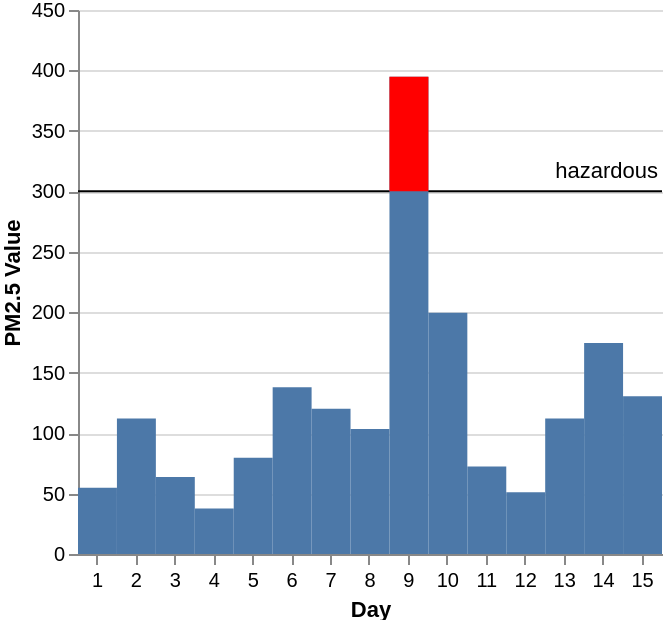

Write the Vega-Lite specification saved for this chart.
### Vega-Lite specification from a JSON file in a GitHub repository (floating-point values rounded to 4 significant figures)
{"$schema": "https://vega.github.io/schema/vega-lite/v4.json", "description": "The PM2.5 value of Beijing observed 15 days, highlighting the days when PM2.5 level is hazardous to human health. Data source https://chartaccent.github.io/chartaccent.html", "width": 332, "height": 310, "padding": 0, "autosize": "fit", "view": {"stroke": null}, "datasets": {"values": [{"Day": 1, "Value": 54.8, "_index_": 0}, {"Day": 2, "Value": 112.1, "_index_": 1}, {"Day": 3, "Value": 63.6, "_index_": 2}, {"Day": 4, "Value": 37.6, "_index_": 3}, {"Day": 5, "Value": 79.7, "_index_": 4}, {"Day": 6, "Value": 137.9, "_index_": 5}, {"Day": 7, "Value": 120.1, "_index_": 6}, {"Day": 8, "Value": 103.3, "_index_": 7}, {"Day": 9, "Value": 394.8, "_index_": 8}, {"Day": 10, "Value": 199.5, "_index_": 9}, {"Day": 11, "Value": 72.3, "_index_": 10}, {"Day": 12, "Value": 51.1, "_index_": 11}, {"Day": 13, "Value": 112, "_index_": 12}, {"Day": 14, "Value": 174.5, "_index_": 13}, {"Day": 15, "Value": 130.5, "_index_": 14}], "annotations": [{"min": 300, "max": 450, "Threshold": "Severe", "_index_": 0}, {"min": 150, "max": 300, "Threshold": "Moderate", "_index_": 1}, {"min": 0, "max": 150, "Threshold": "Light", "_index_": 2}]}, "layer": [{"data": {"name": "annotations"}, "encoding": {"y": {"field": "min", "type": "quantitative", "axis": {"title": "PM2.5 Value"}}, "x": {"value": "width", "axis": {"labelAngle": 0}}, "x2": {"value": 0}}, "layer": [{"mark": {"type": "rule"}, "transform": []}, {"mark": {"type": "rule"}, "transform": [{"filter": "((datum[\"_index_\"] != null) ? datum[\"_index_\"]==1: true)", "_customized": true}]}, {"mark": {"type": "rule"}, "transform": [{"filter": "((datum[\"_index_\"] != null) ? datum[\"_index_\"]==1: true)", "_customized": true}]}, {"mark": {"type": "rule"}, "transform": [{"filter": "((datum[\"_index_\"] != null) ? datum[\"_index_\"]==2: true)", "_customized": true}]}, {"mark": {"type": "rule"}, "transform": [{"filter": "((datum[\"_index_\"] != null) ? datum[\"_index_\"]==2: true)", "_customized": true}]}], "transform": [{"filter": "((datum[\"_index_\"] != null) ? datum[\"_index_\"]!=1: false)", "datum": {"min": 150, "max": 300, "Threshold": "Moderate", "_index_": 1}, "text": "150", "marktype": "rule", "path": ["layer", "0", "layer", "0"]}, {"filter": "((datum[\"_index_\"] != null) ? datum[\"_index_\"]!=2: false)", "datum": {"min": 0, "max": 150, "Threshold": "Light", "_index_": 2}, "text": "0", "marktype": "rule", "path": ["layer", "0", "layer", "0"]}]}, {"data": {"name": "values"}, "encoding": {"y": {"field": "Value", "type": "quantitative"}, "x": {"field": "Day", "type": "nominal"}}, "layer": [{"mark": {"type": "line"}}], "transform": [{"filter": "((datum[\"_index_\"] != null) ? datum[\"_index_\"]!=0: false)", "datum": {"Day": 1, "Value": 54.8, "_index_": 0}, "text": "54.8", "marktype": "line", "path": ["layer", "1", "layer", "0"]}, {"filter": "((datum[\"_index_\"] != null) ? datum[\"_index_\"]!=1: false)", "datum": {"Day": 2, "Value": 112.1, "_index_": 1}, "text": "112.1", "marktype": "line", "path": ["layer", "1", "layer", "0"]}, {"filter": "((datum[\"_index_\"] != null) ? datum[\"_index_\"]!=2: false)", "datum": {"Day": 3, "Value": 63.6, "_index_": 2}, "text": "63.6", "marktype": "line", "path": ["layer", "1", "layer", "0"]}, {"filter": "((datum[\"_index_\"] != null) ? datum[\"_index_\"]!=3: false)", "datum": {"Day": 4, "Value": 37.6, "_index_": 3}, "text": "37.6", "marktype": "line", "path": ["layer", "1", "layer", "0"]}, {"filter": "((datum[\"_index_\"] != null) ? datum[\"_index_\"]!=4: false)", "datum": {"Day": 5, "Value": 79.7, "_index_": 4}, "text": "79.7", "marktype": "line", "path": ["layer", "1", "layer", "0"]}, {"filter": "((datum[\"_index_\"] != null) ? datum[\"_index_\"]!=5: false)", "datum": {"Day": 6, "Value": 137.9, "_index_": 5}, "text": "137.9", "marktype": "line", "path": ["layer", "1", "layer", "0"]}, {"filter": "((datum[\"_index_\"] != null) ? datum[\"_index_\"]!=6: false)", "datum": {"Day": 7, "Value": 120.1, "_index_": 6}, "text": "120.1", "marktype": "line", "path": ["layer", "1", "layer", "0"]}, {"filter": "((datum[\"_index_\"] != null) ? datum[\"_index_\"]!=7: false)", "datum": {"Day": 8, "Value": 103.3, "_index_": 7}, "text": "103.3", "marktype": "line", "path": ["layer", "1", "layer", "0"]}, {"filter": "((datum[\"_index_\"] != null) ? datum[\"_index_\"]!=8: false)", "datum": {"Day": 9, "Value": 394.8, "_index_": 8}, "text": "394.8", "marktype": "line", "path": ["layer", "1", "layer", "0"]}, {"filter": "((datum[\"_index_\"] != null) ? datum[\"_index_\"]!=9: false)", "datum": {"Day": 10, "Value": 199.5, "_index_": 9}, "text": "199.5", "marktype": "line", "path": ["layer", "1", "layer", "0"]}, {"filter": "((datum[\"_index_\"] != null) ? datum[\"_index_\"]!=10: false)", "datum": {"Day": 11, "Value": 72.3, "_index_": 10}, "text": "72.3", "marktype": "line", "path": ["layer", "1", "layer", "0"]}, {"filter": "((datum[\"_index_\"] != null) ? datum[\"_index_\"]!=11: false)", "datum": {"Day": 12, "Value": 51.1, "_index_": 11}, "text": "51.1", "marktype": "line", "path": ["layer", "1", "layer", "0"]}, {"filter": "((datum[\"_index_\"] != null) ? datum[\"_index_\"]!=12: false)", "datum": {"Day": 13, "Value": 112, "_index_": 12}, "text": "112", "marktype": "line", "path": ["layer", "1", "layer", "0"]}, {"filter": "((datum[\"_index_\"] != null) ? datum[\"_index_\"]!=13: false)", "datum": {"Day": 14, "Value": 174.5, "_index_": 13}, "text": "174.5", "marktype": "line", "path": ["layer", "1", "layer", "0"]}, {"filter": "((datum[\"_index_\"] != null) ? datum[\"_index_\"]!=14: false)", "datum": {"Day": 15, "Value": 130.5, "_index_": 14}, "text": "130.5", "marktype": "line", "path": ["layer", "1", "layer", "0"]}]}, {"data": {"name": "values"}, "encoding": {"y": {"field": "Value", "type": "quantitative"}, "x": {"field": "Day", "type": "nominal", "axis": {"labelAngle": 0, "labelPadding": 8, "labelAlign": "center"}}}, "layer": [{"mark": {"type": "bar"}}]}, {"data": {"name": "annotations"}, "encoding": {"y": {"field": "max", "type": "quantitative"}, "x": {"value": "width"}, "x2": {"value": 0}, "text": {"value": "hazardous"}}, "layer": [{"mark": {"type": "text", "align": "right", "dx": -2, "dy": 81}, "transform": []}, {"mark": {"type": "text", "align": "right", "dx": -2, "dy": 81}, "transform": [{"filter": "((datum[\"_index_\"] != null) ? datum[\"_index_\"]==1: true)", "_customized": true}]}, {"mark": {"type": "text", "align": "right", "dx": -2, "dy": 81}, "transform": [{"filter": "((datum[\"_index_\"] != null) ? datum[\"_index_\"]==1: true)", "_customized": true}]}, {"mark": {"type": "text", "align": "right", "dx": -2, "dy": 81}, "transform": [{"filter": "((datum[\"_index_\"] != null) ? datum[\"_index_\"]==2: true)", "_customized": true}]}, {"mark": {"type": "text", "align": "right", "dx": -2, "dy": 81}, "transform": [{"filter": "((datum[\"_index_\"] != null) ? datum[\"_index_\"]==2: true)", "_customized": true}]}], "transform": [{"filter": "((datum[\"_index_\"] != null) ? datum[\"_index_\"]!=1: false)", "datum": {"min": 150, "max": 300, "Threshold": "Moderate", "_index_": 1}, "text": "Moderate", "marktype": "text", "path": ["layer", "3", "layer", "0"]}, {"filter": "((datum[\"_index_\"] != null) ? datum[\"_index_\"]!=2: false)", "datum": {"min": 0, "max": 150, "Threshold": "Light", "_index_": 2}, "text": "Light", "marktype": "text", "path": ["layer", "3", "layer", "0"]}]}, {"data": {"name": "values"}, "encoding": {"y": {"field": "Value", "type": "quantitative"}, "x": {"field": "Day", "type": "nominal"}, "fill": {"value": "red"}, "y2": {"field": "300", "_label": "=300"}}, "layer": [{"mark": {"type": "bar"}, "transform": []}, {"mark": {"type": "bar"}, "transform": [{"filter": "((datum[\"_index_\"] != null) ? datum[\"_index_\"]==0: true)", "_customized": true}]}, {"mark": {"type": "bar"}, "transform": [{"filter": "((datum[\"_index_\"] != null) ? datum[\"_index_\"]==0: true)", "_customized": true}]}, {"mark": {"type": "bar"}, "transform": [{"filter": "((datum[\"_index_\"] != null) ? datum[\"_index_\"]==1: true)", "_customized": true}]}, {"mark": {"type": "bar"}, "transform": [{"filter": "((datum[\"_index_\"] != null) ? datum[\"_index_\"]==1: true)", "_customized": true}]}, {"mark": {"type": "bar"}, "transform": [{"filter": "((datum[\"_index_\"] != null) ? datum[\"_index_\"]==2: true)", "_customized": true}]}, {"mark": {"type": "bar"}, "transform": [{"filter": "((datum[\"_index_\"] != null) ? datum[\"_index_\"]==2: true)", "_customized": true}]}, {"mark": {"type": "bar"}, "transform": [{"filter": "((datum[\"_index_\"] != null) ? datum[\"_index_\"]==3: true)", "_customized": true}]}, {"mark": {"type": "bar"}, "transform": [{"filter": "((datum[\"_index_\"] != null) ? datum[\"_index_\"]==3: true)", "_customized": true}]}, {"mark": {"type": "bar"}, "transform": [{"filter": "((datum[\"_index_\"] != null) ? datum[\"_index_\"]==4: true)", "_customized": true}]}, {"mark": {"type": "bar"}, "transform": [{"filter": "((datum[\"_index_\"] != null) ? datum[\"_index_\"]==4: true)", "_customized": true}]}, {"mark": {"type": "bar"}, "transform": [{"filter": "((datum[\"_index_\"] != null) ? datum[\"_index_\"]==5: true)", "_customized": true}]}, {"mark": {"type": "bar"}, "transform": [{"filter": "((datum[\"_index_\"] != null) ? datum[\"_index_\"]==5: true)", "_customized": true}]}, {"mark": {"type": "bar"}, "transform": [{"filter": "((datum[\"_index_\"] != null) ? datum[\"_index_\"]==6: true)", "_customized": true}]}, {"mark": {"type": "bar"}, "transform": [{"filter": "((datum[\"_index_\"] != null) ? datum[\"_index_\"]==6: true)", "_customized": true}]}, {"mark": {"type": "bar"}, "transform": [{"filter": "((datum[\"_index_\"] != null) ? datum[\"_index_\"]==7: true)", "_customized": true}]}, {"mark": {"type": "bar"}, "transform": [{"filter": "((datum[\"_index_\"] != null) ? datum[\"_index_\"]==7: true)", "_customized": true}]}, {"mark": {"type": "bar"}, "transform": [{"filter": "((datum[\"_index_\"] != null) ? datum[\"_index_\"]==9: true)", "_customized": true}]}, {"mark": {"type": "bar"}, "transform": [{"filter": "((datum[\"_index_\"] != null) ? datum[\"_index_\"]==9: true)", "_customized": true}]}, {"mark": {"type": "bar"}, "transform": [{"filter": "((datum[\"_index_\"] != null) ? datum[\"_index_\"]==10: true)", "_customized": true}]}, {"mark": {"type": "bar"}, "transform": [{"filter": "((datum[\"_index_\"] != null) ? datum[\"_index_\"]==10: true)", "_customized": true}]}, {"mark": {"type": "bar"}, "transform": [{"filter": "((datum[\"_index_\"] != null) ? datum[\"_index_\"]==11: true)", "_customized": true}]}, {"mark": {"type": "bar"}, "transform": [{"filter": "((datum[\"_index_\"] != null) ? datum[\"_index_\"]==11: true)", "_customized": true}]}, {"mark": {"type": "bar"}, "transform": [{"filter": "((datum[\"_index_\"] != null) ? datum[\"_index_\"]==12: true)", "_customized": true}]}, {"mark": {"type": "bar"}, "transform": [{"filter": "((datum[\"_index_\"] != null) ? datum[\"_index_\"]==12: true)", "_customized": true}]}, {"mark": {"type": "bar"}, "transform": [{"filter": "((datum[\"_index_\"] != null) ? datum[\"_index_\"]==13: true)", "_customized": true}]}, {"mark": {"type": "bar"}, "transform": [{"filter": "((datum[\"_index_\"] != null) ? datum[\"_index_\"]==13: true)", "_customized": true}]}, {"mark": {"type": "bar"}, "transform": [{"filter": "((datum[\"_index_\"] != null) ? datum[\"_index_\"]==14: true)", "_customized": true}]}, {"mark": {"type": "bar"}, "transform": [{"filter": "((datum[\"_index_\"] != null) ? datum[\"_index_\"]==14: true)", "_customized": true}]}], "transform": [{"calculate": "300", "as": "300"}, {"calculate": "300", "as": "300"}, {"filter": "((datum[\"_index_\"] != null) ? datum[\"_index_\"]!=0: false)", "datum": {"300": 300, "Day": 1, "Value": 54.8, "_index_": 0}, "text": "300", "marktype": "rect", "path": ["layer", "4", "layer", "0"]}, {"filter": "((datum[\"_index_\"] != null) ? datum[\"_index_\"]!=1: false)", "datum": {"300": 300, "Day": 2, "Value": 112.1, "_index_": 1}, "text": "300", "marktype": "rect", "path": ["layer", "4", "layer", "0"]}, {"filter": "((datum[\"_index_\"] != null) ? datum[\"_index_\"]!=2: false)", "datum": {"300": 300, "Day": 3, "Value": 63.6, "_index_": 2}, "text": "300", "marktype": "rect", "path": ["layer", "4", "layer", "0"]}, {"filter": "((datum[\"_index_\"] != null) ? datum[\"_index_\"]!=3: false)", "datum": {"300": 300, "Day": 4, "Value": 37.6, "_index_": 3}, "text": "300", "marktype": "rect", "path": ["layer", "4", "layer", "0"]}, {"filter": "((datum[\"_index_\"] != null) ? datum[\"_index_\"]!=4: false)", "datum": {"300": 300, "Day": 5, "Value": 79.7, "_index_": 4}, "text": "300", "marktype": "rect", "path": ["layer", "4", "layer", "0"]}, {"filter": "((datum[\"_index_\"] != null) ? datum[\"_index_\"]!=5: false)", "datum": {"300": 300, "Day": 6, "Value": 137.9, "_index_": 5}, "text": "300", "marktype": "rect", "path": ["layer", "4", "layer", "0"]}, {"filter": "((datum[\"_index_\"] != null) ? datum[\"_index_\"]!=6: false)", "datum": {"300": 300, "Day": 7, "Value": 120.1, "_index_": 6}, "text": "300", "marktype": "rect", "path": ["layer", "4", "layer", "0"]}, {"filter": "((datum[\"_index_\"] != null) ? datum[\"_index_\"]!=7: false)", "datum": {"300": 300, "Day": 8, "Value": 103.3, "_index_": 7}, "text": "300", "marktype": "rect", "path": ["layer", "4", "layer", "0"]}, {"filter": "((datum[\"_index_\"] != null) ? datum[\"_index_\"]!=9: false)", "datum": {"300": 300, "Day": 10, "Value": 199.5, "_index_": 9}, "text": "300", "marktype": "rect", "path": ["layer", "4", "layer", "0"]}, {"filter": "((datum[\"_index_\"] != null) ? datum[\"_index_\"]!=10: false)", "datum": {"300": 300, "Day": 11, "Value": 72.3, "_index_": 10}, "text": "300", "marktype": "rect", "path": ["layer", "4", "layer", "0"]}, {"filter": "((datum[\"_index_\"] != null) ? datum[\"_index_\"]!=11: false)", "datum": {"300": 300, "Day": 12, "Value": 51.1, "_index_": 11}, "text": "300", "marktype": "rect", "path": ["layer", "4", "layer", "0"]}, {"filter": "((datum[\"_index_\"] != null) ? datum[\"_index_\"]!=12: false)", "datum": {"300": 300, "Day": 13, "Value": 112, "_index_": 12}, "text": "300", "marktype": "rect", "path": ["layer", "4", "layer", "0"]}, {"filter": "((datum[\"_index_\"] != null) ? datum[\"_index_\"]!=13: false)", "datum": {"300": 300, "Day": 14, "Value": 174.5, "_index_": 13}, "text": "300", "marktype": "rect", "path": ["layer", "4", "layer", "0"]}, {"filter": "((datum[\"_index_\"] != null) ? datum[\"_index_\"]!=14: false)", "datum": {"300": 300, "Day": 15, "Value": 130.5, "_index_": 14}, "text": "300", "marktype": "rect", "path": ["layer", "4", "layer", "0"]}]}, {"layer": []}]}
